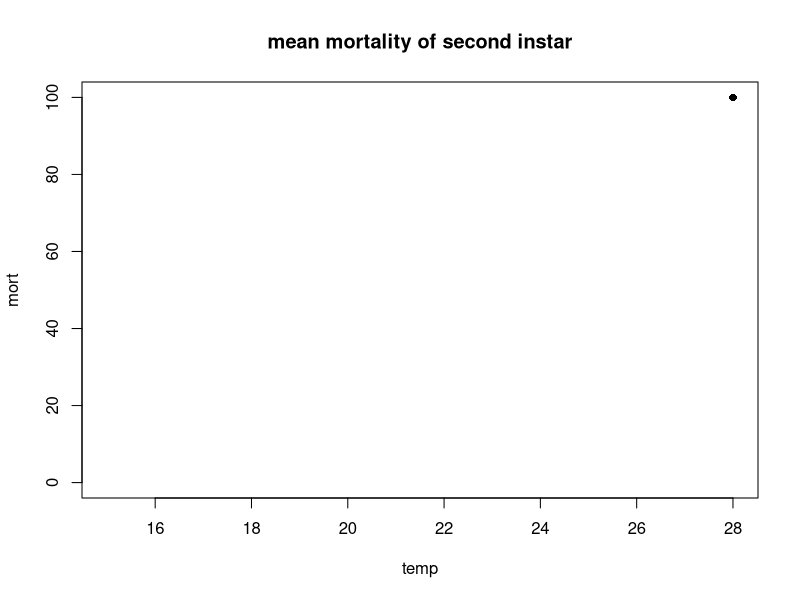
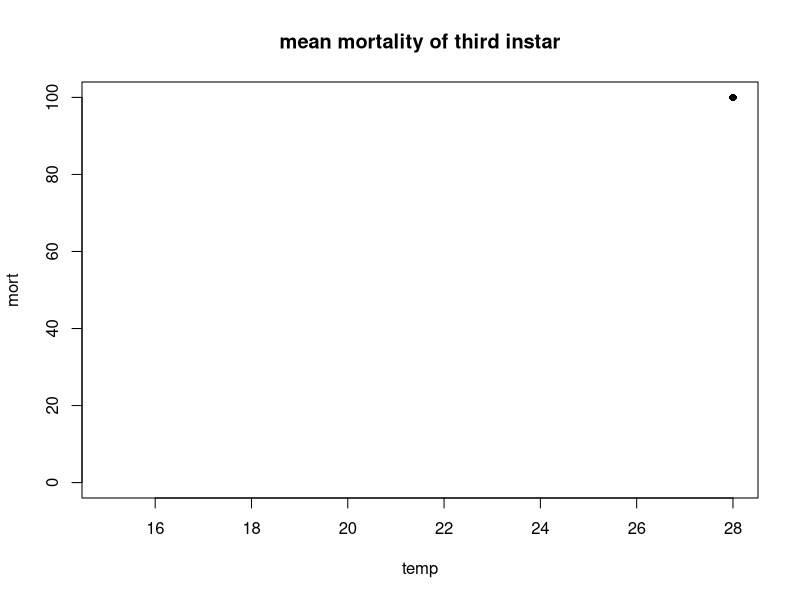
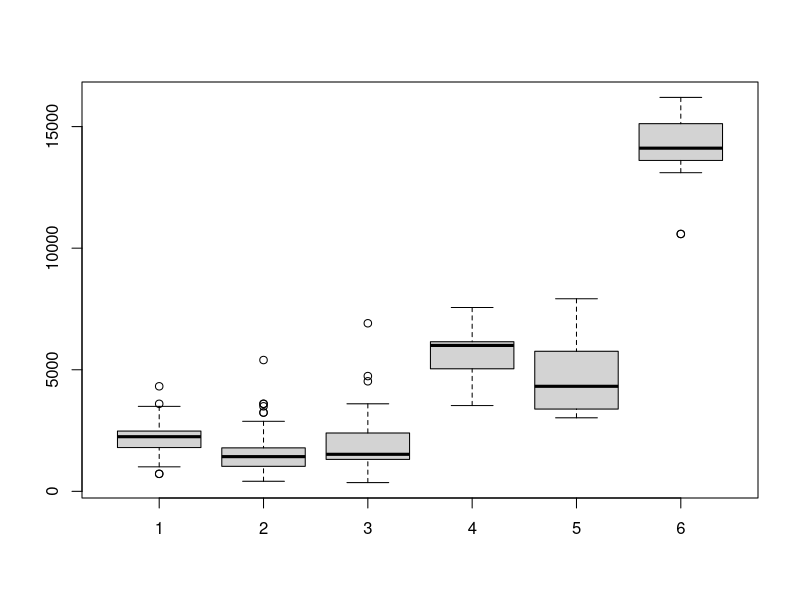
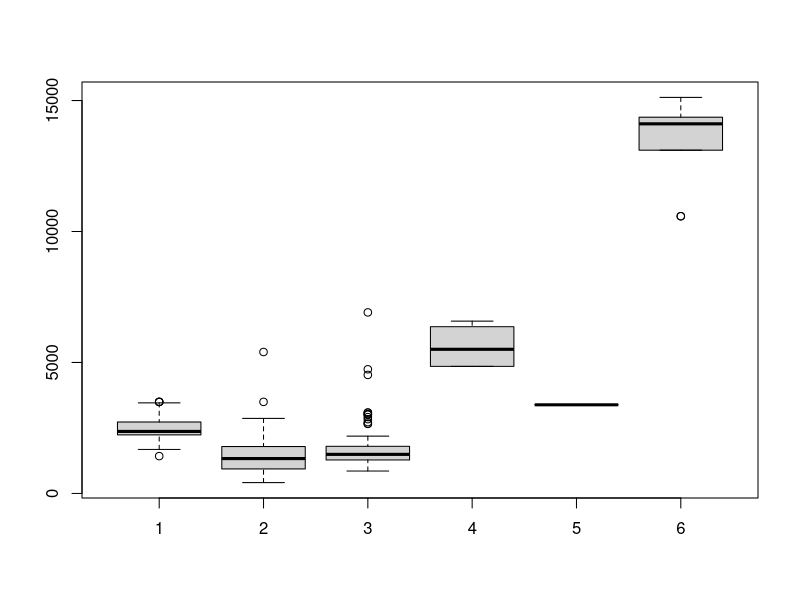
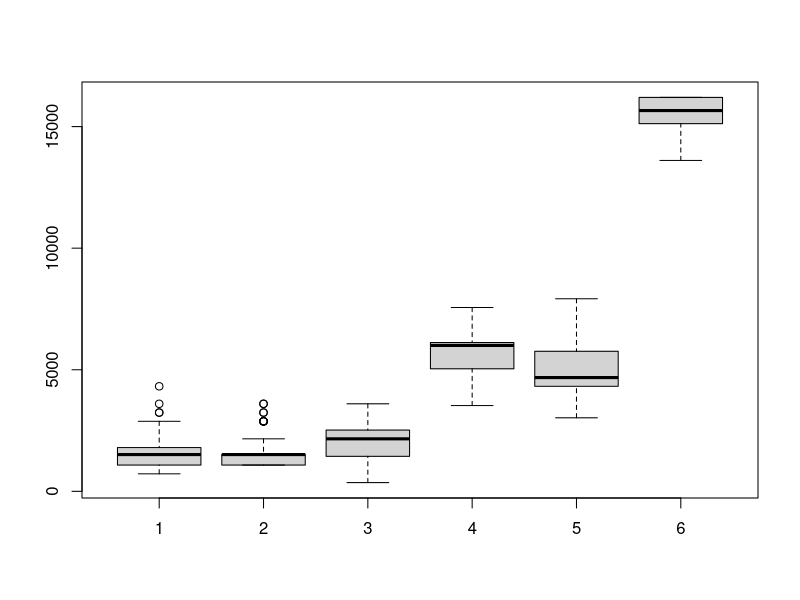
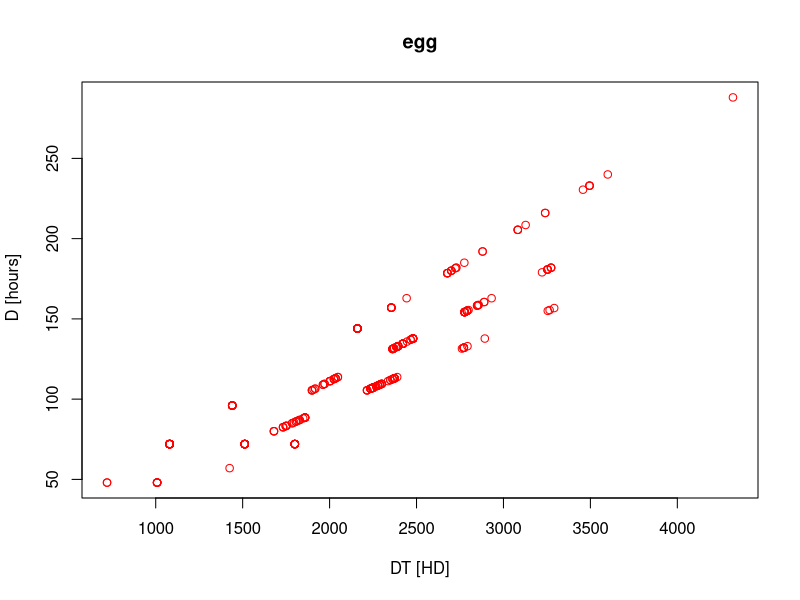
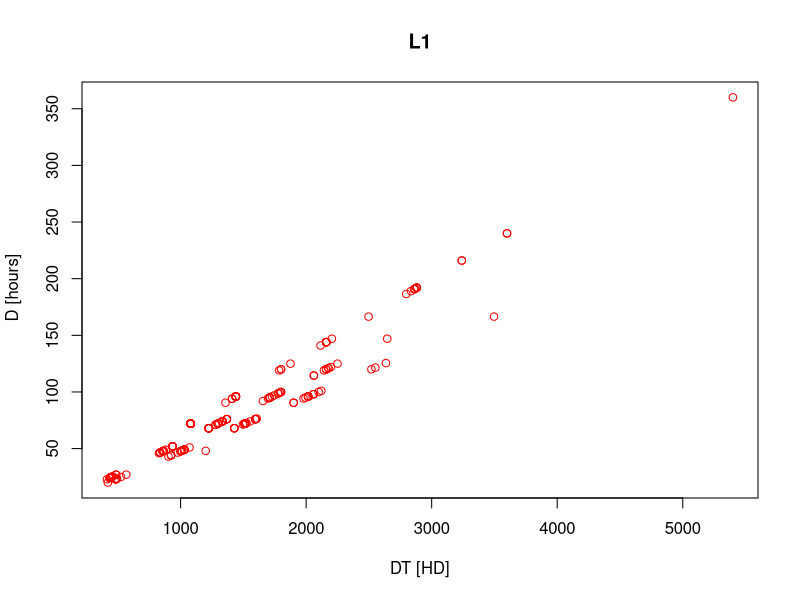
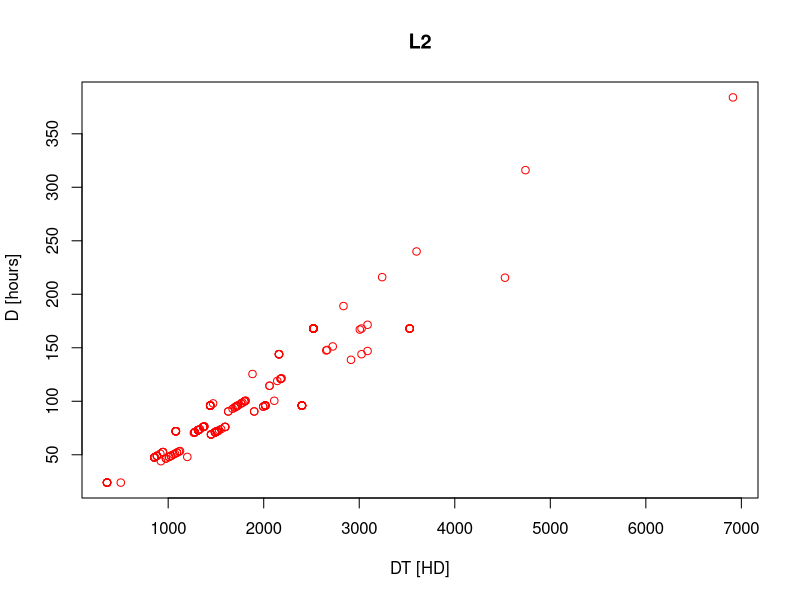

These charts were generated, in order, by the following R code: (Note: this script raises an error after producing the figures.)
rm(list = ls())
data = read.csv("Data/cholevinae_full.csv", header=TRUE, sep = ";")
head(data)
summary(data)
class(data$DT_egg)
class (data$temp)
data_12 = data [data$year=="2012",] # data for 2012
data_13 = data [data$year=="2013",] # data for 2013
data_t15 = data [data$temp=="15",] # data for 15°C
data_t18 = data [data$temp=="18",] # data for 18°C
data_t21 = data [data$temp=="21",] # data for 21°C
data_t25 = data [data$temp=="25",] # data for 25°C
data_t28 = data [data$temp=="28",] # data for 28°C

#Mortality
summary (data_t15$mortality_total) #until adulthood
summary (data_t18$mortality_total) #until adulthood
summary (data_t21$mortality_total) #until adulthood
summary (data_t25$mortality_total) #until adulthood
summary (data_t28$mortality_total) #until adulthood

summary (data_t15$mortality_L2) #until L3
summary (data_t18$mortality_L2) #until L3
summary (data_t21$mortality_L2) #until L3
summary (data_t25$mortality_L2) #until L3
summary (data_t28$mortality_L2) #until L3

summary (data_t15$mortality_L3) #of L3
summary (data_t18$mortality_L3) #of L3
summary (data_t21$mortality_L3) #of L3
summary (data_t25$mortality_L3) #of L3
summary (data_t28$mortality_L3) #of L3

(1-0.1429)*100
(1-0.03077)*100
(1-0.1458)*100
(1-0.03704)*100

#Plot of mean mortality for each treatment
#SEcond Instar
mort_15 <-(1-mean(data_t15$mortality_L2))*100 #until L3
mort_18 <-(1-mean(data_t18$mortality_L2))*100 #until L3
mort_21 <-(1-mean(data_t21$mortality_L2))*100 #until L3
mort_25 <-(1-mean(data_t25$mortality_L2))*100 #until L3
mort_28 <-100 #until L3
mort <- c(mort_15, mort_18, mort_21, mort_25, mort_28)
temp <- c(15,18,21,25,28)
plot (mort~temp, type="o" , col="black", pch=16, 
      main = "mean mortality of second instar", ylim=c(0,100))
#Third instar
mort_15 <-(1-mean(data_t15$mortality_L3))*100 #until L3
mort_18 <-(1-mean(data_t18$mortality_L3))*100 #until L3
mort_21 <-(1-mean(data_t21$mortality_L3))*100 #until L3
mort_25 <-(1-mean(data_t25$mortality_L3))*100 #until L3
mort_28 <-100 #until L3
mort <- c(mort_15, mort_18, mort_21, mort_25, mort_28)
temp <- c(15,18,21,25,28)
plot (mort~temp, type="o" , col="black", pch=16, 
      main = "mean mortality of third instar", ylim=c(0,100))




#boxplots 
boxplot (data$DT_egg, data$DT_L1,data$DT_L2,data$DT_L3,data$DT_pupae,data$DT_total)
boxplot (data_13$DT_egg, data_13$DT_L1, data_13$DT_L2, data_13$DT_L3, data_13$DT_pupae, data_13$DT_total)
boxplot (data_12$DT_egg, data_12$DT_L1, data_12$DT_L2, data_12$DT_L3, data_12$DT_pupae, data_12$DT_total)

#plots data (egg, - pupae)
plot(data$DT_egg, data$egg, xlab='DT [HD]',ylab=' D [hours]', col='red', main="egg")
plot(data$DT_L1, data$L1, xlab='DT [HD]',ylab=' D [hours]', col='red', main="L1")
plot(data$DT_L2, data$L2, xlab='DT [HD]',ylab=' D [hours]', col='red', main="L2")
plot(data$DT_L3,  data$L3, xlab='DT [HD]',ylab=' D [hours]', col='red', main="L3")
plot(data$DT_pupae, data$pupae, xlab='DT [HD]',ylab=' D [hours]', col='red', main="pupae")

plot (data$temp, data$egg)
plot (data$temp,data$L1)
plot (data$temp,data$L2)
plot (data$temp,data$L3)
plot (data$temp,data$pupae)

summary (data$mortality)
#normality
#obviously non-normal distribution due to problems in recording the data
qqnorm(data_12$DT_egg) 
qqline(data_12$DT_egg)
#looks normal to me, different data recording
qqnorm(data_13$DT_egg)
qqline(data_13$DT_egg)
qqnorm(data_13$DT_L1)
qqline(data_13$DT_L1)
qqnorm(data$DT_L2)
qqline(data$DT_L2)
qqnorm(data$DT_L3)
qqline(data$DT_L3)
qqnorm(data$DT_pupae)
qqline(data$DT_pupae)

#test of normality
shapiro.test(data$DT_egg)
shapiro.test(data$DT_L1)
shapiro.test(data$DT_L2)
shapiro.test(data$DT_L3)
shapiro.test(data$DT_pupae)

#hist
hist(data$DT_egg, breaks=10, prob=FALSE, xlab='DT', ylab='Density', main='Histogram of development rate', col='grey')

#Tmin + SET - DT~D
lm.1=lm(data_13$DT_egg~data_13$egg)
summary(lm.1)
lm.2=lm(data_13$DT_L1~data_13$L1)
summary(lm.2)
lm.3=lm(data$DT_L2~data$L2)
summary(lm.3)
lm.4=lm(data$DT_L3 ~data$L3)
summary(lm.4)
lm.5=lm(data$DT_pupae~data$pupae)
summary(lm.5)


plot(data_13$DT_egg~data_13$egg, xlab='Development(h)',
     ylab='Development*Temperature (hD) ', main="Egg", 
     xlim=c(0,300),ylim=c(0,5000))
abline(lm.1, col='green', lwd=2)
plot(data$DT_L1~data$L1, xlab='D',ylab='DT ', main="L1")
abline(lm.2, col='green', lwd=2)
plot(data$DT_L2~data$L2, xlab='D',ylab='DT ', main="L2")
abline(lm.3, col='green', lwd=2)
plot(data$DT_L3 ~data$L3, xlab='D',ylab='DT ', main="L3")
abline(lm.4, col='green', lwd=2)
plot(data$DT_pupae~data$pupae, xlab='D',ylab='DT ', main="pupae")
abline(lm.5, col='green', lwd=2)

# Effect of locality of origin
#regrese (not running, because of missing code for this one)
#loc.1=lm(data_13$r_egg~data_13$temp)
#summary(loc.1)

(6.045e-03)/(7.503e-04)

loc.2=lm(data$r_egg~data$temp+data$loc)
loc.3=lm(data$r_egg~data$temp*data$loc)
summary(loc.2)
AIC (loc.1, loc.2, loc.3)
BIC (loc.1, loc.2, loc.3)

loc.3=lm(data$r_egg~data$temp+data$loc+data$year)
loc.4=lm(data$r_egg~data$temp*data$loc*data$year)
summary(loc.3)
summary(loc.4)

loc.4=lm(data$DT_egg~data$egg)
summary(loc.1)
loc.5=lm(data$DT_egg~data$egg+data$loc)
loc.6=lm(data$DT_egg~data$egg*data$loc)
summary(loc.2)
AIC (loc.4, loc.5, loc.6)
BIC (loc.4, loc.5, loc.6)

loc.4=lm(data_13$DT_egg~data_13$egg)
summary(loc.1)
loc.5=lm(data_13$DT_egg~data_13$egg+data_13$loc)
loc.6=lm(data_13$DT_egg~data_13$egg*data_13$loc)
summary (loc.6)
summary(loc.2)
AIC (loc.4, loc.5, loc.6)
BIC (loc.4, loc.5, loc.6)


plot(data$temp, data$r_egg, xlab='temperature',ylab='development rate', main="vajicko")
lines(loc.1, col='green', lwd=2)
abline(loc.2, col='red', lwd=2)
abline(loc.3, col='blue', lwd=2)
AIC(loc.1,loc.2,loc.3,loc.4)
BIC(loc.1,loc.2,loc.3,loc.4)

loc.5=lm(data_13$r_egg~data_13$temp)
summary(loc.5)
anova (loc.5)
loc.6=lm(data_13$r_egg~data_13$temp+data_13$loc)
summary(loc.6)
loc.7=lm(data_13$r_egg~data_13$temp*data_13$loc)
summary(loc.7)
AIC(loc.5, loc.6, loc.7)
BIC(loc.5, loc.6, loc.7)

plot(data_13$temp[data_13$Herkomstcode==0], data_13$r_egg[data_13$Herkomstcode==0], pch=16, col=c("red"), xlab='temperature',ylab='development rate')
points(data_13$temp[data_13$Herkomstcode==1], data_13$r_egg[data_13$Herkomstcode==1], pch=2, col=c("blue"))
abline(a=nll.her$par[1],b=nll.her$par[3], col='red')
abline(a=nll.her$par[2],b=nll.her$par[3], col='blue')

glm.1=glm(data_13$r_egg~data_13$temp)
glm.2=glm(data_13$r_egg~data_13$temp, family=Gamma)
summary (glm.2)
AIC(glm.1,glm.2)
BIC(glm.1,glm.2)

glm.3=glm(data_13$r_egg~data_13$temp, family=Gamma)
glm.4=glm(data_13$r_egg~data_13$temp*data_13$loc, family=Gamma)
glm.4a=glm(data_13$r_egg~data_13$temp+data_13$loc, family=Gamma)
AIC(glm.3,glm.4,glm.4a)
BIC(glm.3,glm.4,glm.4a)

summary (glm.3)
summary (glm.4)
summary (glm.4a)
par (mfrow=c(1,1))
plot (glm.3)
plot (glm.4)
plot (glm.4a)
plot (data_13$temp, data_13$r_egg, xlim=c(0,40),ylim=c(0,0.1))
abline(glm.3, col='red', lwd=2)
abline(glm.4, col='green', lwd=2)
abline(glm.4a, col='blue', lwd=2)
plot (data_13$r_egg~data_13$temp*data_13$loc)
plot (data_13$r_egg~data_13$temp+data_13$loc)


#Negative log likelihood
nData = length(data$DT_egg)
meanData = mean(data$DT_egg)
varData = var(data$DT_egg)

# 3) Normal distibution for eggs
NLLfunNorm = function(p, x) {
  mean = p[1]
  sd = p[2]
  -sum(dnorm(x, mean = mean, sd = sd, log = TRUE)) 
}

sd(data$DT_egg, na.rm=TRUE)
paramsN = c(607,11.1)  # mean, sd
nllNorm = optim(fn=NLLfunNorm,p=paramsN, x=data$DT_egg)
nllNorm 

hist(data$r_egg, breaks=10, prob=TRUE, xlab='development rate', ylab='density', main='Histogram of development rate',col='grey')
curve(dnorm(x, mean = meanData, sd = sqrt(varData)),add=TRUE, col='green', lwd=2, lty=2)  # true
curve(dnorm(x, mean = nllNorm$par[1], sd = nllNorm$par[2]),add=TRUE, col='green', lwd=2)  # optim
legend('topright', lty=c(2,1), lwd=c(2,2), col=c('green', 'green'), legend=c('true', 'optim'), bty='n')


# confidence limits of our estimation
# finding x-intercepts
library(MASS)
fN = fitdistr(data$r_egg, "normal")
fN
ci.meanN = fN$estimate["mean"] + c(-2, 2) * fN$sd["mean"]
ci.sdN  = fN$estimate["sd"] + c(-2, 2) * fN$sd["sd"]

install.packages (c("dismo", "rgbif","raster", "maptools","XML", "rgdal"))
